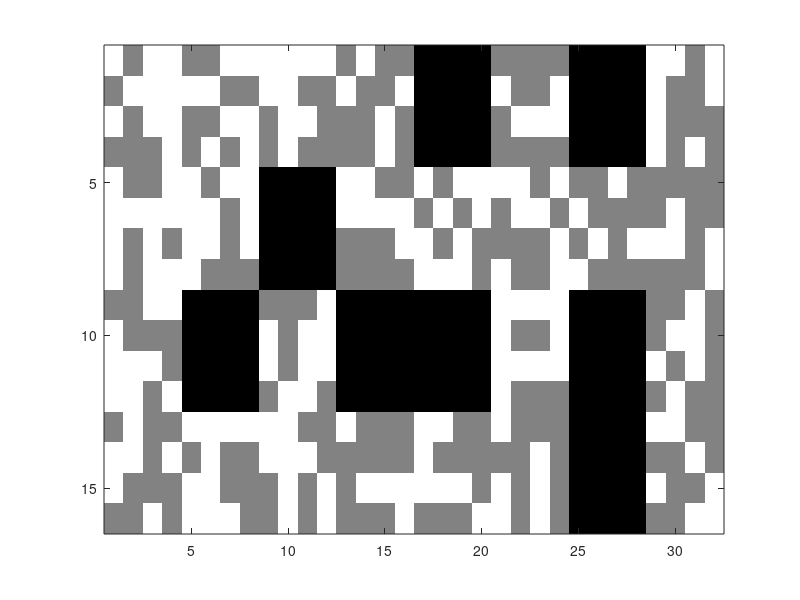

The MATLAB script that drew this image: (Note: this script raises an error after producing the figure.)
%provide measurements and movements
heading = 270; %270 degrees implied down
m_r = [ 1,  1,  1,  0,  0,  1,  0,  1,  0,  1,  0,  0,  0,  1,  0,  0,  0,  0,  1,  1,  0,  0,  0,  0,  1];
m_m = ['w','w','w','d','a','d','w','w','w','w','w','w','w','w','w','w','w','w','w','w','d','w','w','w','a'];

%Initalization of the world
dim1 = 32; dim2 = 16; 
locationindex = reshape(1:dim1*dim2,dim1,dim2)'; 
n = numel(locationindex);
rand('twister',5489);
bw = reshape(randi([0 1],n,1),dim2,dim1); %0 = black, 1 = white

%Make blocks
M = zeros(size(bw));
Blocks = [2, 3; 3, 2; 4, 3; 5, 1; 5, 3; 7, 1; 7, 3; 7, 4;];
for xx = 1:size(Blocks,1),
	x = Blocks(xx,1); y = Blocks(xx,2);
	M(1+(y-1)*4:(y-1)*4+4, 1+(x-1)*4:(x-1)*4+4) = 1;
end
M = [ones(dim2,1) M ones(dim2,1)];
M = [ones(1, dim1+2); M; ones(1, dim1+2)];

%create mask for blocks
M = abs(M-1);
M = M(2:end-1, 2:end-1);
figure; imagesc((bw+1).*M); colormap(gray);

%initialize probability
p = ones(dim2,dim1)*(1/n); 

figure;
%localizatoin loop

for k = 1:length(m_m),

    %sensor update
    p = sense_r(bw, M, p, m_r(k));

    imagesc(p);
    title(['step: ' num2str(k)]);
    pause;

    %movement update
    [p, heading] = move(p, M, heading, m_m(k));

end
